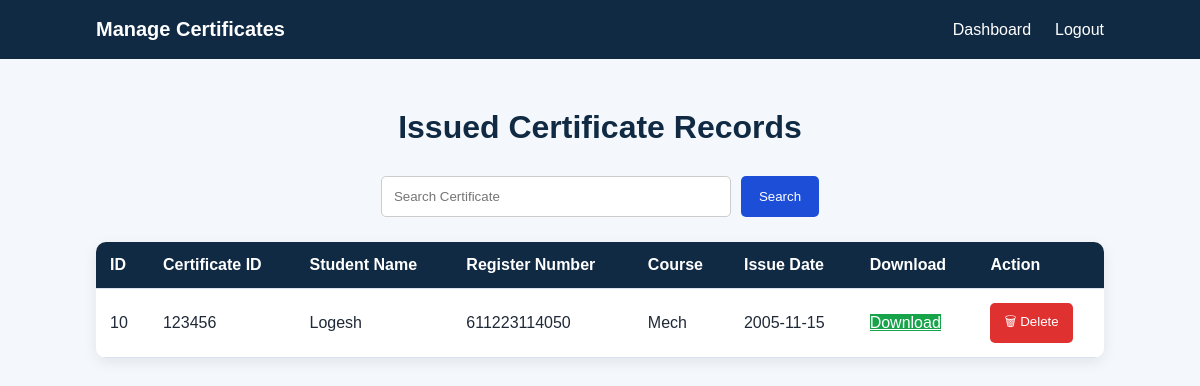
Before: /certificates (signed in) with the older database file.
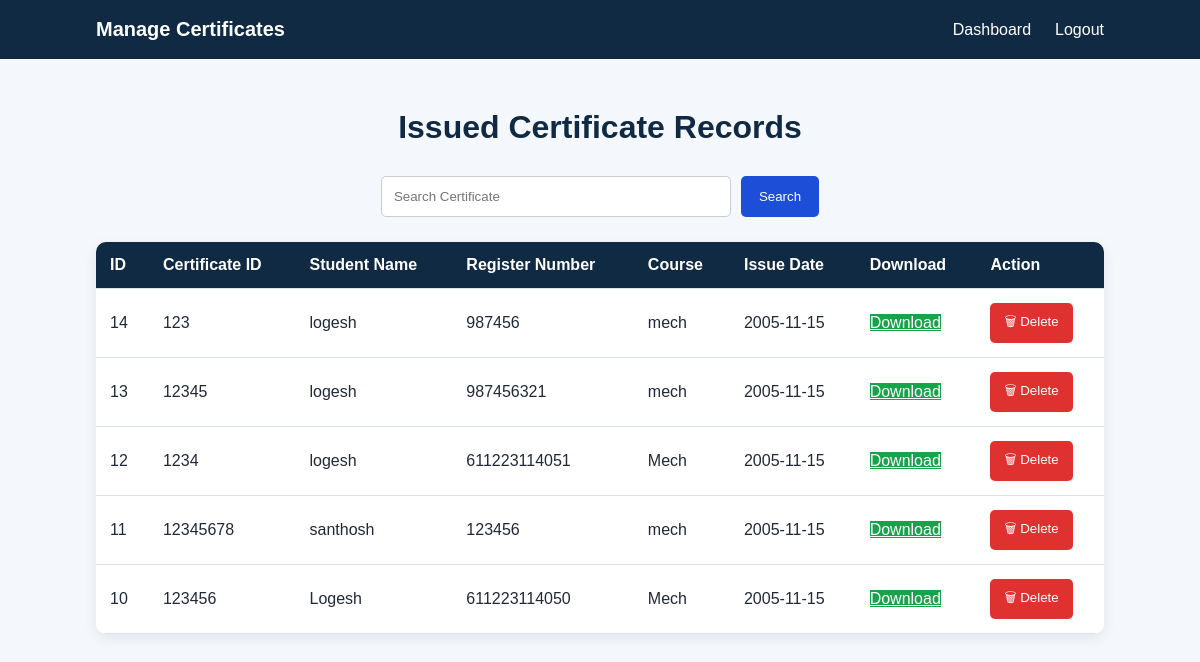
After: the same page with the newer database file.
### tables this page shows
CREATE TABLE certificates (
            id INTEGER PRIMARY KEY AUTOINCREMENT,
            certificate_id TEXT UNIQUE NOT NULL,
            student_name TEXT NOT NULL,
            register_number TEXT NOT NULL,
            course TEXT NOT NULL,
            institution TEXT NOT NULL,
            issue_date TEXT NOT NULL,
            file_name TEXT NOT NULL,
            qr_code TEXT NOT NULL,
            certificate_hash TEXT NOT NULL,
            previous_hash TEXT NOT NULL,
            block_hash TEXT NOT NULL,
            created_at TEXT NOT NULL
        , status TEXT NOT NULL DEFAULT 'VALID', revoked_at TEXT, admin_id INTEGER);

### app.py (the view)
@app.route("/certificates")
def certificate_list():
    if "admin" not in session:
        return redirect(url_for("login"))
    search=request.args.get("search","")
    if search:
        certificates=search_certificates(search)
    else:
        certificates = get_admin_certificates(session["admin_id"])
    return render_template(
    "certificates.html",
    certificates=certificates,
    search=search
    )

### database.py (called while the page is built)
def get_connection():
    connection = sqlite3.connect(DATABASE_NAME)
    connection.row_factory = sqlite3.Row
    return connection

def get_admin_certificates(admin_id):
    connection = get_connection()
    cursor = connection.cursor()
    cursor.execute("""
        SELECT *
        FROM certificates
        WHERE admin_id = ?
        ORDER BY id DESC
    """, (admin_id,))
    certificates = cursor.fetchall()
    connection.close()
    return certificates

### templates/certificates.html (shortened to what this page needs)
<!DOCTYPE html>
<html lang="en">
<head>
    <link
        rel="stylesheet"
        href="{{ url_for('static', filename='style.css') }}"
    >
</head>
<body>
<header class="navbar">
    <div class="logo">
        Manage Certificates
    </div>
    <nav>
        <a href="/dashboard">Dashboard</a>
        <a href="/logout">Logout</a>
    </nav>
</header>
<main class="blockchain-section">
    <h1>Issued Certificate Records</h1>
    <form
        action="/certificates"
        method="GET"
        class="search-form"
    >
        <input
            type="text"
            name="search"
            placeholder="Search Certificate"
            value="{{ search }}"
        >
        <button
            type="submit"
            class="search-btn"
        >
            Search
        </button>
    </form>
    {% if certificates %}
    <div class="table-container">
        <table class="certificate-table">
            <thead>
                <tr>
                    <th>ID</th>
                    <th>Certificate ID</th>
                    <th>Student Name</th>
                    <th>Register Number</th>
                    <th>Course</th>
                    <th>Issue Date</th>
                    <th>Download</th>
                    <th>Action</th>
                </tr>
            </thead>
            <tbody>
                {% for certificate in certificates %}
                <tr>
                    <td>{{ certificate["id"] }}</td>
                    <td>{{ certificate["certificate_id"] }}</td>
                    <td>{{ certificate["student_name"] }}</td>
                    <td>{{ certificate["register_number"] }}</td>
                    <td>{{ certificate["course"] }}</td>
                    <td>{{ certificate["issue_date"] }}</td>
                    <td>
                        <a
                            href="/download/{{ certificate['certificate_id'] }}"
                            class="download-btn"
                        >
                            Download
                        </a>
                    </td>
                    <td>
                        <form
                            action="/delete/{{ certificate['certificate_id'] }}"
                            method="POST"
                            onsubmit="return confirm('Are you sure you want to delete this certificate?');"
                        >
                            <button
                                type="submit"
                                class="delete-btn"
                            >
                                🗑 Delete
                            </button>
                        </form>
                    </td>
                </tr>
                {% endfor %}
            </tbody>
        </table>
    </div>
    {% else %}
    <p class="empty-message">
        No certificates are available.
    </p>
    {% endif %}
</main>
</body>
</html>

Changed rows visible on the page:
added certificates: id "14", certificate_id "123", student_name "logesh", register_number "987456", course "mech", issue_date "2005-11-15"
added certificates: id "13", certificate_id "12345", student_name "logesh", register_number "987456321", course "mech", issue_date "2005-11-15"
added certificates: id "12", certificate_id "1234", student_name "logesh", register_number "611223114051", course "Mech", issue_date "2005-11-15"
added certificates: id "11", certificate_id "12345678", student_name "santhosh", register_number "123456", course "mech", issue_date "2005-11-15"
